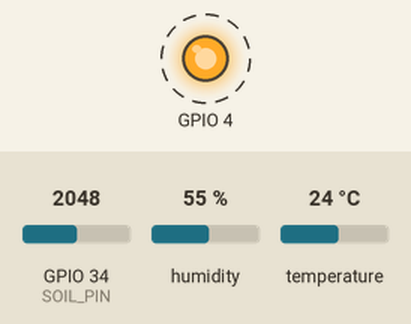
Bench run of a sketch on a simulated ESP32. Parts: output pins drawn as LEDs (lit = HIGH). Dashed ring = blinking. The test bench sets the inputs (shaded band); at power-on: GPIO 34 (SOIL_PIN) = 2048, humidity 55 %, temperature 24 °C. What the sketch prints to the serial monitor is not drawn.

Above: at 0.5 s.
Timing chart, 0 to 4.7 s (numbered marks = the images above):
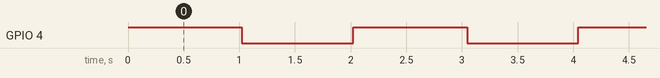

The sketch:

espTest.ino
```cpp
//#include <LiquidCrystal_I2C.h>
#include "DHT.h"

// set the LCD number of columns and rows
int lcdColumns = 16;
int lcdRows = 2;
boolean relay = false;
// set LCD address, number of columns and rows
// if you don't know your display address, run an I2C scanner sketch
//LiquidCrystal_I2C lcd(0x27, lcdColumns, lcdRows);

#define DHTTYPE DHT11
#define DHT11_PIN 21
#define SOIL_PIN 34
DHT dht(DHT11_PIN, DHTTYPE);

void setup(){
  Serial.begin(115200);
  pinMode(4, OUTPUT);
  // initialize LCD
  //lcd.init();
  // turn on LCD backlight
  //lcd.backlight();
  dht.begin();
}

void loop(){
  digitalWrite(4, HIGH);
  // set cursor to first column, first row
  //lcd.setCursor(0, 0);
  // print message
  short umidade = analogRead(SOIL_PIN);
  float airHumidity = dht.readHumidity();
  float airTemperature = dht.readTemperature();
  //short airHumidity = round(dht.readHumidity());
  //short airTemperature = round(dht.readTemperature());
  Serial.print("Umidade ar: ");
  Serial.println(airHumidity);
  Serial.print("Temperatura ar: ");
  Serial.println(airTemperature);
  //lcd.print("U: ");
  //lcd.setCursor(3,0);
  //lcd.print(airHumidity);
  // set cursor to first column, second row
  //lcd.setCursor(0,1);
  //lcd.print("Umidade: ");
  umidade = map(umidade, 1456, 2249, 100, 0);
  Serial.print("Umidade solo: ");
  Serial.println(umidade);
  //lcd.setCursor(9,1);
  //lcd.print(umidade);
  delay(1000);
  digitalWrite(4, LOW);
  delay(1000);
  //lcd.clear();
}
```

Measured:
- by itself, GPIO 4: alternates HIGH for 1.0 s and LOW for 1.0 s
